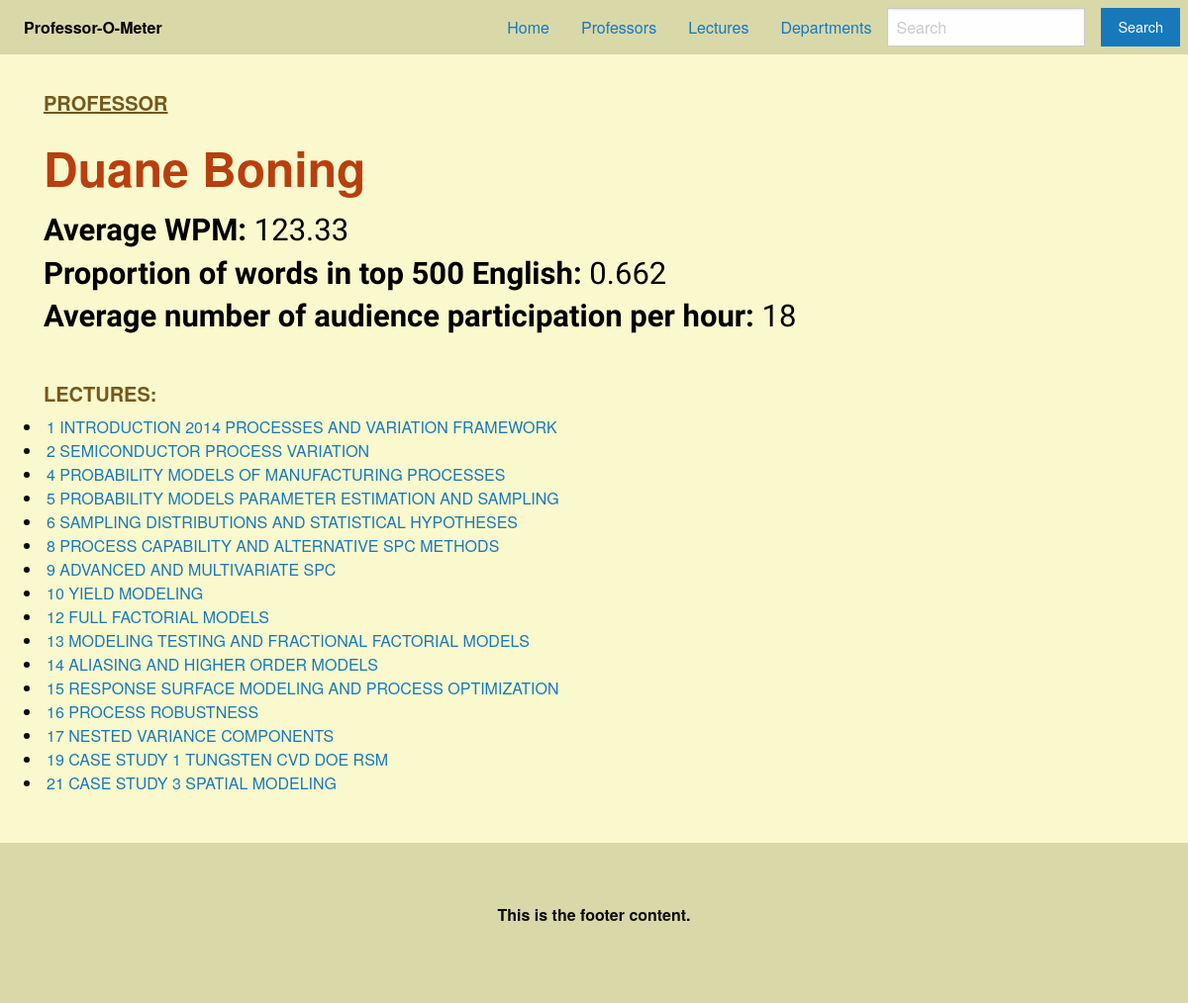
The app's page /prof/1 with its own data.
### tables this page shows
CREATE TABLE Professor(professor_id int primary key, professor text, speed int, vocabulary int, stu_interact int);

CREATE TABLE Lectures(Lecture_id int primary key, course_title text, lecture_title text, professor_id int, topic text, speed int, vocabulary int);

### app/__init__.py (the view)
@app.route("/prof/<prof_id>", methods=["GET"])
def prof_info(prof_id):
    prof_lectures = get_lectures_from_prof_id(prof_id)
    info = get_professor_info(prof_id)
    n=info[1] # Name
    s=info[2] # Speed
    v=info[3] # vocab
    i=info[4] # student interaction
    return render_template("prof_info.html", ID=prof_id, LECTURES=prof_lectures, SPEED=s, VOCAB=v, INTERACTION=i, NAME=n)

### app/db.py (called while the page is built)
def get_professor_info(ID):
    c = db.cursor()
    c.execute("select * from Professor where (professor_id = ?)", (ID,))
    data = c.fetchall()
    c.close()
    if data == None :
        return []
    return data[0]

def get_lectures_from_prof_id(ID):
    c = db.cursor()
    c.execute("select Lecture_id,lecture_title from Lectures where (professor_id = ?)", (ID,))
    data = c.fetchall()
    c.close()
    if data == None :
        return []
    Titles = [[Title[0], Title[1]] for Title in data]
    return Titles

### app/templates/prof_info.html (shortened to what this page needs)
<!DOCTYPE html>
<html lang="en">
<head>
    <link rel="stylesheet" href="https://cdn.jsdelivr.net/npm/foundation-sites@6.7.5/dist/css/foundation.min.css"
>
    <link rel="stylesheet" href="static/css/stylesheet.css">
</head>
<body>
    <nav id="navbar" class="top-bar" data-topbar role="navigation">
        <div id="navbar" class="top-bar-left">
            <ul id="navbar" class="dropdown menu" data-responsive-menu="drilldown medium-dropdown">
                <li id="menu-text" class="menu-text">Professor-O-Meter</li>
            </ul>
        </div>
        <div id="navbar" class="top-bar-right">
            <ul id="navbar" class="dropdown menu" data-responsive-menu="drilldown medium-dropdown">
                <li><a href="/">Home</a></li>
                <li><a href="/professor">Professors</a></li>
                <li><a href="/lecture">Lectures</a></li>
                <li><a href="/departments">Departments</a></li>
                <ul class="menu">
                    <li>
                        <form id="navbar" action="/result" class="search-form">
                            <input type="search" placeholder="Search" name="search">
                    </li>
                    <li><button id="search_button" type="submit" class="button">Search</button>
                    </li>
                </ul>
        </div>
    </nav>
    <div style="margin-left: 2vw">
        <h2><u>PROFESSOR</u></h2>
        <h1 id="prof_name">{{NAME}} <br></h1>
        <h3>
        <b>Average WPM:</b> {{SPEED}} <br>
        <b>Proportion of words in top 500 English:</b> {{VOCAB}} <br>
        <b>Average number of audience participation per hour:</b> {{INTERACTION}}<br>
        <h2>LECTURES:</h2>
        {% for lecture in LECTURES %}
        </h3>
        <li><a href={{ url_for( 'lecture_info' ,lecture_id=lecture[0])}}>
                {{lecture[1]}}
            </a></li>
        {% endfor %}
    </div>
    <br><br>
    <footer class="footer">
        <div class="grid-container">
            <div class="grid-x grid-padding-x">
                <div class="cell small-12">
                    <p>This is the footer content.</p>
                </div>
            </div>
        </div>
    </footer>
</body>
</html>

### app/static/css/stylesheet.css (style rules this page uses)
#navbar { background-color: #d9d8a9; align-items: center; }
#menu-text { color: black }
.footer { background-color: #d9d8a9; padding: 60px; text-align: center; font-weight: bold; }
h1 { font-weight: bold; padding-left: 20px; padding-top: 20px; }
h2 { padding-left: 20px; color: #73591e; font-weight: bold; }
h3 { padding-left: 20px; color: black; }
body { background-color: #faf9cd; }

### app/templates/prof_info.html (style rules this page uses)
#navbar { background-color: #d9d8a9; align-items: center; }
#menu-text { color: black }
.footer { background-color: #d9d8a9; padding: 60px; text-align: center; font-weight: bold; }
#prof_name { color: #b83f0f }
h1 { font-weight: bold; padding-left: 20px; padding-top: 10px; }
h2 { font-size: 20px; padding-top: 35px; padding-left: 20px; color: #73591e; font-weight: bold; }
h3 { font-family: Work Sans, sans-serif; padding-left: 20px; color: black; }
body { background-color: #faf9cd; }

### records on screen
Professor: professor "Duane Boning", speed "123.33", vocabulary "0.662"
Lectures: lecture_title "1 INTRODUCTION 2014 PROCESSES AND VARIATION FRAMEWORK"
Lectures: lecture_title "2 SEMICONDUCTOR PROCESS VARIATION"
Lectures: lecture_title "4 PROBABILITY MODELS OF MANUFACTURING PROCESSES"
Lectures: lecture_title "5 PROBABILITY MODELS PARAMETER ESTIMATION AND SAMPLING"
Lectures: lecture_title "6 SAMPLING DISTRIBUTIONS AND STATISTICAL HYPOTHESES"
Lectures: lecture_title "8 PROCESS CAPABILITY AND ALTERNATIVE SPC METHODS"
Lectures: lecture_title "9 ADVANCED AND MULTIVARIATE SPC"
Lectures: lecture_title "10 YIELD MODELING"
Lectures: lecture_title "12 FULL FACTORIAL MODELS"
Lectures: lecture_title "13 MODELING TESTING AND FRACTIONAL FACTORIAL MODELS"
Lectures: lecture_title "14 ALIASING AND HIGHER ORDER MODELS"
Lectures: lecture_title "15 RESPONSE SURFACE MODELING AND PROCESS OPTIMIZATION"
Lectures: lecture_title "16 PROCESS ROBUSTNESS"
Lectures: lecture_title "17 NESTED VARIANCE COMPONENTS"
Lectures: lecture_title "19 CASE STUDY 1 TUNGSTEN CVD DOE RSM"
Lectures: lecture_title "21 CASE STUDY 3 SPATIAL MODELING"

### other values on screen
{{ INTERACTION }} "18"
